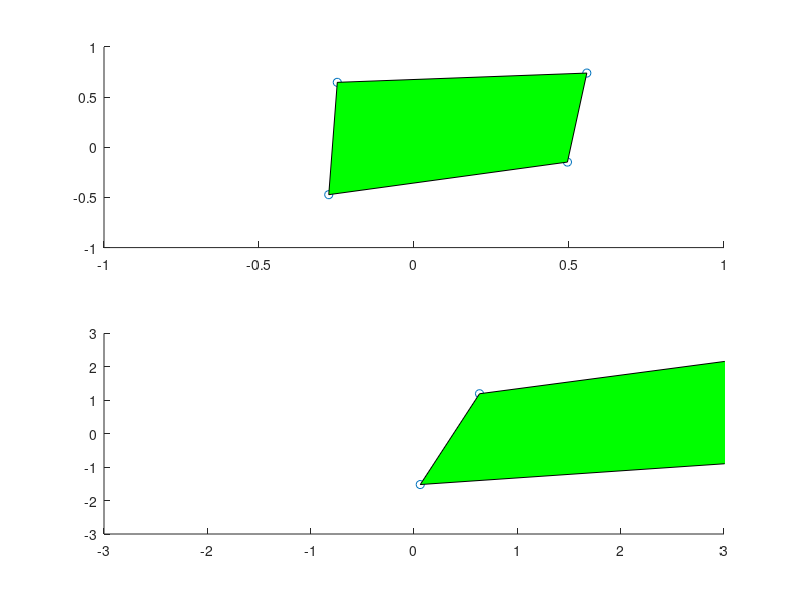

Source code (MATLAB):
function unprojection
% binarymillenium 2008
% gnu gpl v3

format compact;
% for the iqeye at 10 mm, fov was probably 97 degrees horiz and 74 degrees
% vertical

% camera position
campos = [0, 0, 0]';
% viewers position relative to display
aleph = 97/180*pi;
% -1,-1 and 1,1 are the extents of the viewing surface
ez = 1/tan(aleph/2)
epos = [0, 0, ez]';

% from baseletters.jpg, width is 800, height is 640
bpixel = [301 61    0;
          290 509   0;
          598 379   0;
          623 24    0];
  
b = zeros(size(bpixel));
b(:,1) = -1 + 2*bpixel(:,1)/800;
b(:,2) =  1 - (2*bpixel(:,2)/800 + (800-640)/800);

% choose first depth arbitrarily
b(1,3) = 2;

solveDepth2(b)
b(2:4,3) = solveDepth2(b)



figure(1),subplot(2,1,1);
scatter(b(:,1), b(:,2));
hold on;
patch(b(:,1), b(:,2),'g');
hold off;
axis([-1, 1, -1, 1]);

%b = project(campos,epos);

% need to find the line perpendicular to the plane defined here
% use cross product
rota = zeros(size(b));
rota(1,:) = get3dCoords(b(1,:),epos)';
rota(2,:) = get3dCoords(b(2,:),epos)';
rota(3,:) = get3dCoords(b(3,:),epos)';
rota(4,:) = get3dCoords(b(4,:),epos)';


% rota1 = b(1,:);
% rota2 = b(2,:);
% rota3 = b(3,:);
% rota4 = b(4,:);

% this is going to ignore z-axis rotations
vec1 = rota(3,:)-rota(2,:);
vec1 = vec1/norm(vec1);
vec2 = rota(1,:)-rota(2,:);
vec2 = vec2/norm(vec2);
rotnorm = cross(vec1,vec2)
rotnrom = rotnorm/norm(rotnorm);
vec2norm = cross(rotnrom,vec1);

vec2
vec2norm
derivedrot1 = [vec1', vec2', rotnorm']


% this makes  the depth of all the found points the same,
% but the rectangle is skewed
% maybe some earlier assumptions are flawed?
% or more primary earlier assumption is to make the 
% adjacent rectangle edges orthogonal?
bcor = (derivedrot1'*rota')'

subplot(2,1,2);
scatter(bcor(:,1), bcor(:,2));
hold on;
patch(bcor(:,1), bcor(:,2),'g');
hold off;
axis([-3, 3, -3, 3]);




%% 
function C = solveDepth(v)
%az-dz= bz-cz
%az*ax - dz*dx = bz*bx - cz*cx
%az*ay - dz*dy = bz*by - cz*cy

% az    = bz    - cz    + dz
% az*ax = bz*bx - cz*cx + dz*dx
% az*ay = bz*by - cz*cy + dz*dy


%[az        [1  -1  1   [bz
% az*ax   =  bx -cx dx * cz
% az*zy]     by -cy dy]  dz]

% A = B*C
% Binv*A = Binv*B*C
% Binv*A = C

A = v(1,3)*[1 v(1,1) v(1,2)]';

B = [1      -1      1;
     v(2,1) -v(3,1) v(4,1);
     v(2,2) -v(3,2) v(4,2)];
 
C = inv(B)*A;


%% 
function z= solveDepth2(v)

% the other solveDepth doesn't work very well, need to force
% contraint that the dot product of adjacent rect edges
% needs to be zero

% v1 = (a'-b')
% v2 = (c'-b')
% ax' = ax * az   etc.
% dot(v1,v2) = 0
% v1.z*v2.z = - ( v1.x*v2.x*v1.z*v2.z  + v1.y*v2.y*v1.z*v2.z  )
% 1 = -(ax-bx)*(cx-bx)-(ay-by)*(cy-by)
% 1 = -val
% reduces to quadratic formula
% (az*cz+val) =c 
% -(az+cz) = b
% 1 = a
% how to solve for cz?

ax = v(1,1);
ay = v(1,2);
bx = v(2,1);
by = v(2,2);
cx = v(3,1);
cy = v(3,2);

val = (ax-bx)*(cx-bx) + (ay-by)*(cy-by);

az = v(1,3);

% (az+cz)*(az+cz) > 4*(az*cz+val)
% az^2 + cz^2 + 2*az*cz -4*az*cz +4*val > 0
% cz^2 + cz*(-2*az) + 4*val = 0  for minimum cz
a = 1;
b = (-2*az);
c = 4*val;

% czmin > az, so choose the first
czminp = (-b + sqrt(b.*b - 4*a*c))/(2*a);
czminn = (-b - sqrt(b.*b - 4*a*c))/(2*a);

cz = czminp;

c = az*cz + val;
b = -(az+cz);
a = 1;
% 
% 
bzp = (-b + sqrt(b.*b - 4*a*c))/(2*a);
bzn = (-b - sqrt(b.*b - 4*a*c))/(2*a);

% arbitrarily choose the smaller bz
bz = bzn;

%az-dz= bz-cz
dz = az - bz + cz;

z = [bz cz dz]

%%
function b = project(campos,epos)


camtheta = [pi*3/180,pi*30/180,pi*1/180]';

% triangle coords in 3d space
dist = 6.5;
a1 = [-1,1,dist]';
a2 =[-1,-1,dist]';
a3 = [1,-1,dist]';
a4 = [1, 1,dist]';




rotx = [1   0                   0; 
        0   cos(-camtheta(1))   sin(-camtheta(1)); 
        0  -sin(-camtheta(1))   cos(-camtheta(1)) ]; 
        
        
roty = [cos(-camtheta(2))   0  -sin(-camtheta(2)); 
        0                   1   0;
        sin(-camtheta(2))   0   cos(-camtheta(2)) ];
    
    
rotz = [cos(-camtheta(3))   sin(-camtheta(3))   0; 
       -sin(-camtheta(3))   cos(-camtheta(3))   0;
        0                   0                   1];

b =zeros(4,4);

rot = rotx*roty*rotz
b(1,:) = getScreenCoords(rot, a1, campos, epos);
b(2,:) = getScreenCoords(rot, a2, campos, epos);    
b(3,:) = getScreenCoords(rot, a3, campos, epos);   
b(4,:) = getScreenCoords(rot, a4, campos, epos); 

b
 
figure(1),
scatter(b(:,1), b(:,2));
hold on;
patch(b(:,1), b(:,2),'g');
hold off;
axis([-1, 1, -1, 1]);

%%
function b = getScreenCoords(rot, a, campos, epos)
    
d = [rot*(a-campos); 1];

homg = ...
[1 0 0         -epos(1);
 0 1 0         -epos(2);
 0 0 1          0;
 0 0 1/epos(3)  0];

f = homg*d;

b = f;
b(1) = f(1)/f(4);
b(2) = f(2)/f(4);
% f(3) turns out to be the distance from the screen, not from the viewer


%b = [0,0];
%b(1) = (d(1) - epos(1))*(epos(3)/d(3));
%b(2) = (d(2) - epos(2))*(epos(3)/d(3));

%%  convert b from pixel coordinates to -1 to 1 coordinates
function rota = get3dCoords(b, epos)

d = [0, 0, b(3)]';
d(1) = b(1)/(epos(3)/d(3)) + epos(1);
d(2) = b(2)/(epos(3)/d(3)) + epos(2);

rota = d;
